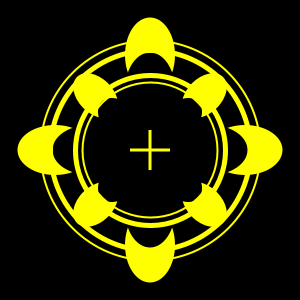
Frame 1 (no input)
Frame 60 (the mouse pressed at the canvas centre just before this capture): identical to frame 1, image omitted
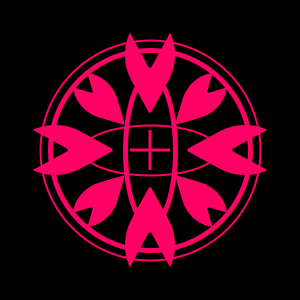
Frame 120 (the mouse held since frame 60 and released just before this capture)

The Processing sketch that drew these frames (run headless with seeded random() and noise(); from frame 60 on, the mouse is pressed at the canvas centre):

// Processing sketch: processing_99441
// ── processing_99441.pde

color lock_color = color(255, 0, 100);
color default_color = color(255, 255, 0);
color c = default_color;

float magn; //magnification、拡大率

float black_y = 0;

float bigcircle_w = 150;
float smallcircle_h = 135;

void setup() {
  size(300, 300);
  background(0);
  smooth();
  strokeCap(SQUARE);
  rectMode(CENTER);

  //noCursor();
}

void draw() {
  background(0);

  pushMatrix();
  translate(width/2, height/2);

  //color petals
  for (int i = 0 ; i < 8;i++) {
    pushMatrix();
    translate(0, 0);
    rotate(radians(360 * i /8));
    if (i % 2 == 0) {
      magn = 1;
    }
    else {
      magn = 0.7;
    }
    fill(c);
    petal(0, -35, magn);
    popMatrix();
  }



  //black petals
  for (int i = 0 ; i < 8;i++) {
    pushMatrix();
    translate(0, 0);
    rotate(radians(360 * i /8));
    if (i % 2 == 0) {
      magn = 1;
    }
    else {
      magn = 0.7;
    }
    fill(0);
    petal(0, -black_y, magn);

    popMatrix();
  }

  noFill();
  strokeWeight(5);
  stroke(c);
  ellipse(0, 0, bigcircle_w, 150);
  strokeWeight(2);
  ellipse(0, 0, 135, smallcircle_h);
  strokeWeight(5);
  ellipse(0, 0, 200, 200);
  strokeWeight(2);
  ellipse(0, 0, 220, 220);

  for (int i = 0; i < 2; i++) {
    pushMatrix();
    translate(0, 0);
    rotate(radians(90*i));
    noStroke();
    fill(c);
    rect(0, 0, 3, 40);
    popMatrix();
  }

  if (mousePressed == true) {
    black_y += 5;
    bigcircle_w -= 8;
    smallcircle_h -= 8;
    if (black_y > 80) {
      black_y = 80;
      c = lock_color;
    }
    if (bigcircle_w < 50) {
      bigcircle_w = 50;
    }
    if (smallcircle_h < 50) {
      smallcircle_h = 50;
    }
  }
  else {
    c = default_color;

    black_y -= 5;
    bigcircle_w += 8;
    smallcircle_h += 8;
    if (black_y < 0) {
      black_y = 0;
    }
    if (bigcircle_w > 150) {
      bigcircle_w = 150;
    }
    if (smallcircle_h > 135) {
      smallcircle_h = 135;
    }
  }
  popMatrix();
}

void petal(float x, float y, float magn) {
  for (int i = 1 ; i <=  10; i++) {
    noStroke();
    ellipse(x, y-6*i*magn, 5*i*magn, 7.5*i*magn);
  }
}
